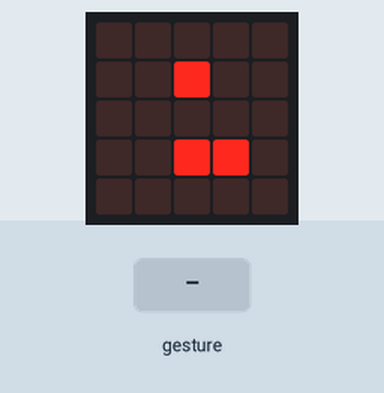
A program run on a simulated BBC micro:bit running MicroPython. Parts: the board's 5×5 LED display. The test bench sets the inputs (shaded band). Random numbers come from a fixed seed; a tilt is held for 1.5 s and a shake lasts 1 s, then the board lies face up again.

Above: at 1.2 s.
1.3 s: gesture 'shake'
At 1.66 s:
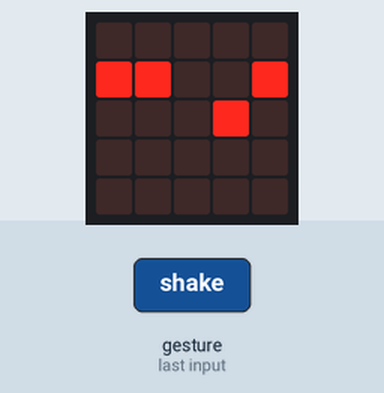
3.9 s: gesture 'shake'
At 4.36 s:
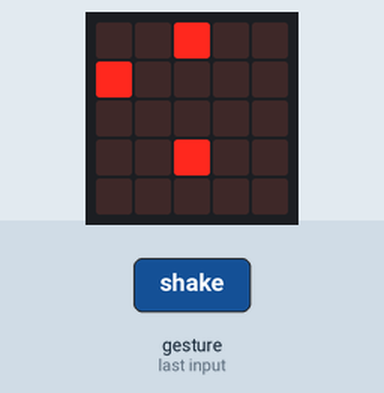
6.3 s: gesture 'shake'
At 6.77 s:
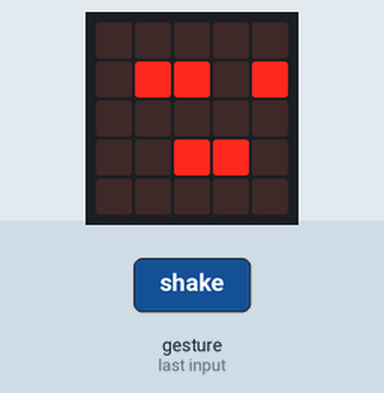
8.7 s: gesture 'shake'
At 9.17 s:
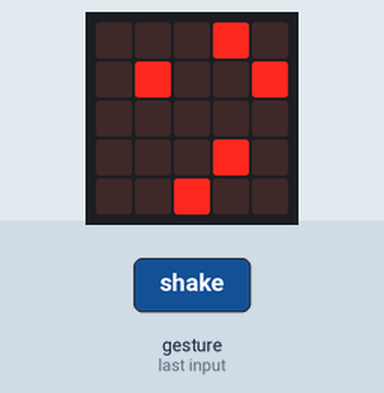
11.1 s: gesture 'shake'
At 11.58 s:
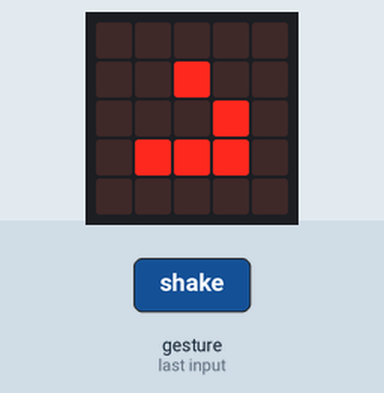

The program:

ball.py
```python
# Add your Python code here. E.g.
from microbit import *

import random
V = 25
def get_random_v():
    return random.randrange(20, 25)*random.choice([1, -1])

class Ball():

    def __init__(self):
        self.x = random.randrange(100, 400)
        self.vx = get_random_v()
        self.y = random.randrange(100, 400)
        self.vy = get_random_v()

    def force(self):
        self.vx = get_random_v()
        self.vy = get_random_v()

    def move(self):
        self.x += self.vx
        self.y += self.vy
        if self.x > 450:
            self.vx *= -0.9
            self.x = 450
        if self.x < 50:
            self.vx *= -0.9
            self.x = 50
        if self.y > 450:
            self.vy *= -0.9
            self.y = 450
        if self.y < 50:
            self.vy *= -0.9
            self.y = 50
balls = []

for i in range(5):
    balls.append( Ball() )


while True:
        display.clear()
        for ball in balls:
            ball.move()
            #canvas.draw_image(image, (500 / 2, 500 / 2), (500, 500), (ball.x, ball.y), (100, 100))
            display.set_pixel(int(ball.x/100), int(ball.y/100), 9)
        sleep(10)
        if accelerometer.was_gesture("shake"):
            for ball in balls:
                ball.force()
```
